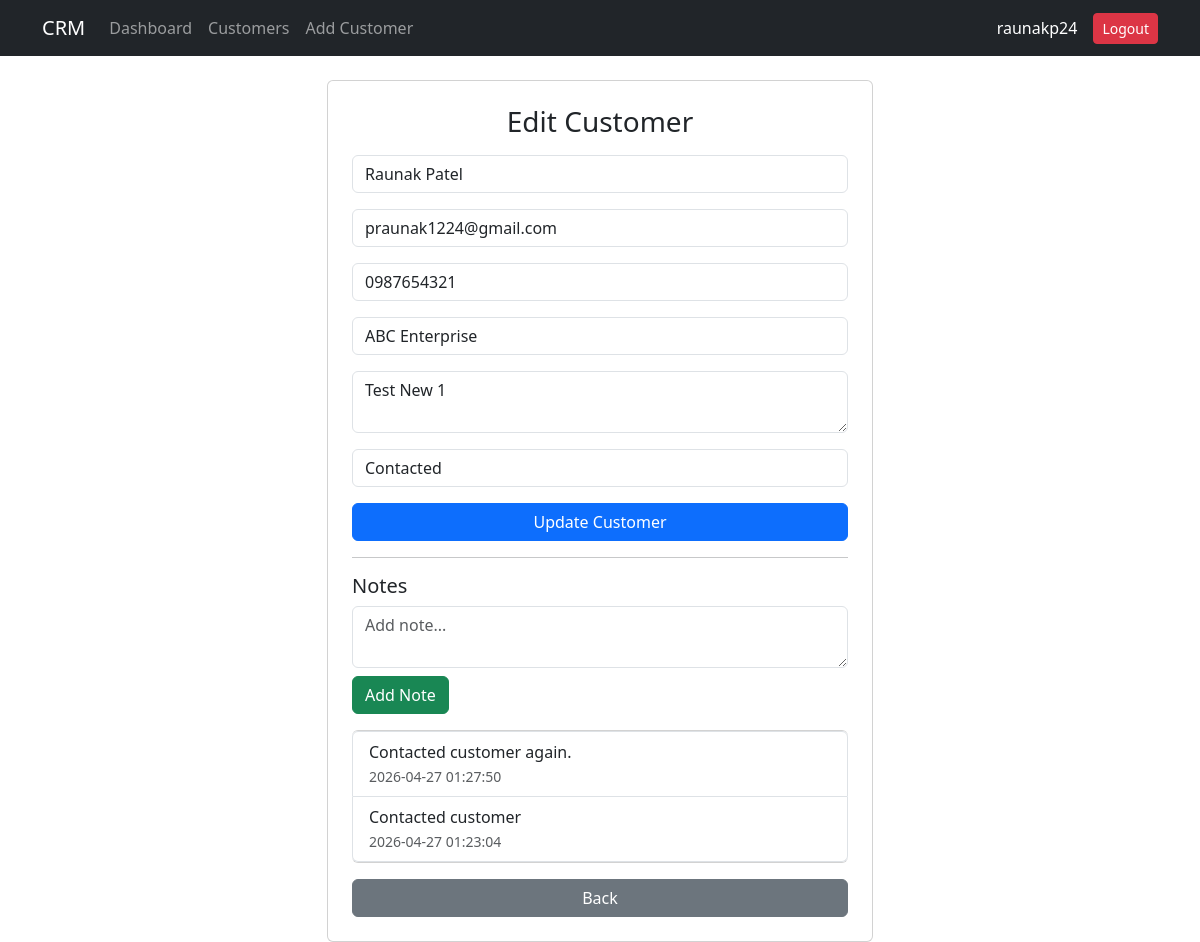
/edit_customer/1 (signed in), run on the app's committed database.
### tables this page shows
CREATE TABLE customers (
            id INTEGER PRIMARY KEY AUTOINCREMENT,
            name TEXT,
            email TEXT,
            phone TEXT,
            company TEXT,
            notes TEXT,
            status TEXT
        );

CREATE TABLE notes (
            id INTEGER PRIMARY KEY AUTOINCREMENT,
            customer_id INTEGER,
            content TEXT,
            created_at TIMESTAMP DEFAULT CURRENT_TIMESTAMP
        );

### app.py (the view, shortened to what this page needs)
@app.route('/edit_customer/<int:id>', methods=['GET', 'POST'])
def edit_customer(id):
    if 'user' not in session:
        return redirect(url_for('login'))
    conn = get_db_connection()
    customer = conn.execute(
        'SELECT * FROM customers WHERE id = ?',
        (id,)
    ).fetchone()
    notes = conn.execute(
        'SELECT * FROM notes WHERE customer_id = ? ORDER BY created_at DESC',
        (id,)
    ).fetchall()
    conn.close()
    return render_template(
        'edit_customer.html',
        customer=customer,
        notes=notes
    )

### app.py (called while the page is built)
def get_db_connection():
    conn = sqlite3.connect('database.db')
    conn.row_factory = sqlite3.Row
    return conn

### templates/edit_customer.html (shortened to what this page needs)
{% extends 'base.html' %}
{% block content %}
<div class="row justify-content-center">
    <div class="col-md-6">
        <div class="card p-4">
            <h3 class="text-center mb-3">Edit Customer</h3>
            <form method="POST">
                <input type="text" name="name" class="form-control mb-3"
                       value="{{ customer['name'] }}" placeholder="Name">
                <input type="email" name="email" class="form-control mb-3"
                       value="{{ customer['email'] }}" placeholder="Email">
                <input type="text" name="phone" class="form-control mb-3"
                       value="{{ customer['phone'] }}" placeholder="Phone">
                <input type="text" name="company" class="form-control mb-3"
                       value="{{ customer['company'] }}" placeholder="Company">
                <textarea name="notes" class="form-control mb-3"
                          placeholder="Notes">{{ customer['notes'] }}</textarea>
                <select name="status" class="form-control mb-3">
                    <option value="Contacted" {% if customer['status'] == 'Contacted' %}selected{% endif %}>Contacted</option>
                </select>
                <button class="btn btn-primary w-100">Update Customer</button>
            </form>
                            <hr>
                <h5>Notes</h5>
                <form method="POST" action="/add_note/{{ customer['id'] }}">
                    <textarea name="content" class="form-control mb-2" placeholder="Add note..."></textarea>
                    <button class="btn btn-success mb-3">Add Note</button>
                </form>
                {% if notes %}
                    <ul class="list-group">
                        {% for note in notes %}
                            <li class="list-group-item">
                                {{ note['content'] }}
                                <br>
                                <small class="text-muted">{{ note['created_at'] }}</small>
                            </li>
                        {% endfor %}
                    </ul>
                {% else %}
                    <p>No notes yet.</p>
                {% endif %}
            <a href="/customers" class="btn btn-secondary mt-3">Back</a>
        </div>
    </div>
</div>
{% endblock %}

### data on the page
customers: name "Raunak Patel", email "praunak1224@gmail.com", phone "0987654321", company "ABC Enterprise", notes "Test New 1", status "Contacted"
notes: content "Contacted customer again.", created_at "2026-04-27 01:27:50"
notes: content "Contacted customer", created_at "2026-04-27 01:23:04"

### other printed values
{{ session['user'] }} "raunakp24"
